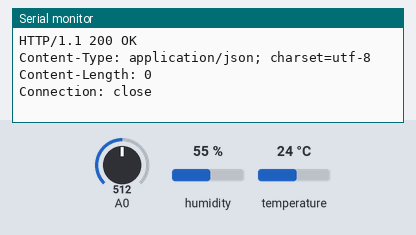
The sketch below on a simulated ESP8266 (NodeMCU). Parts: the last lines printed to the serial monitor. Inputs (shaded band) come from the test bench; at power-on: humidity 55 %, A0 = 512, temperature 24 °C. WiFi joins after 1.5 s; servers stay silent unless stated; uploads are accepted with an empty reply.

Above: at 2.7 s.
2.8 s: humidity set to 22 %
At 6.97 s:
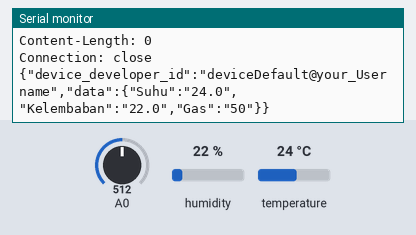
8.7 s: A0 set to 716
At 12.24 s:
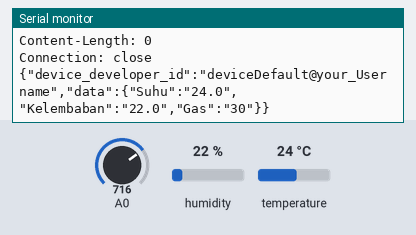
14.6 s: temperature set to 12 °C
At 17.52 s:
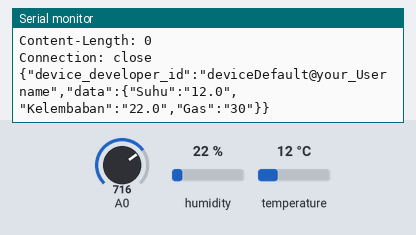
20.5 s: A0 set to 900
At 22.79 s:
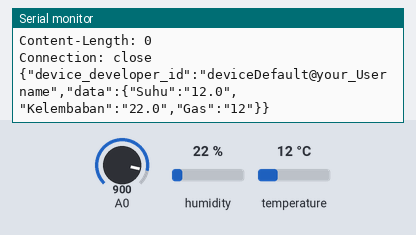
26.4 s: humidity set to 40 %
At 28.07 s:
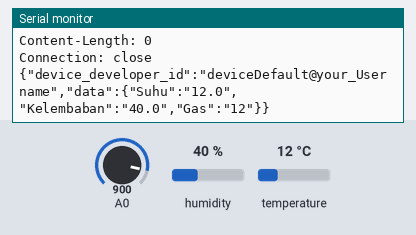
Timing chart, 0 to 29.6 s (numbered marks = the images above; inputs shaded):
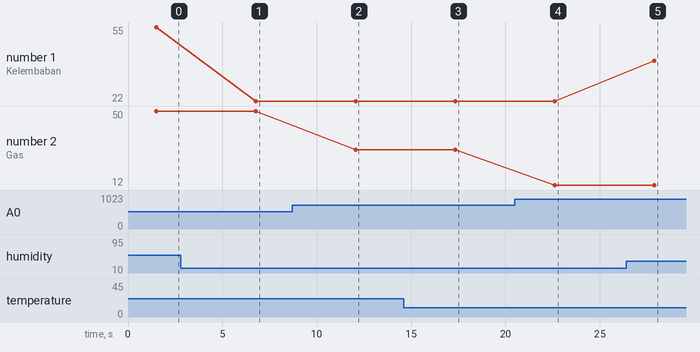

The sketch:

UnoWiFi_Favoriot.ino
```cpp
#include <SPI.h>
#include <ESP8266WiFi.h>
#include <dht.h>
dht DHT;
#define DHT22_PIN 2

char ssid[] = "your_network_SSID";      // change it!
char pass[] = "your_network_password";  // change it!
const String yourDevice = "deviceDefault@your_Username"; // change it!
int status = WL_IDLE_STATUS;
char server[] = "api.favoriot.com";
WiFiClient client;

void setup() {
  Serial.begin(115200);
  pinMode(2,INPUT);
  WiFi.disconnect();
  Serial.println("Mulai menghubungkan");
  WiFi.begin(ssid,pass);
  while((!(WiFi.status() == WL_CONNECTED))){
    delay(300);
    Serial.print("...");
  }
  Serial.println(WiFi.status());
  Serial.println("Terhubung");
  Serial.println("");
}

void loop() {
  int chk = DHT.read22(DHT22_PIN);
  String suhu = String(DHT.temperature, 1);
  String lembab = String(DHT.humidity, 1);
  String gas = String(map(analogRead(A0),0,1024,100,0));

  String json = "{\"device_developer_id\":\""+yourDevice+"\",\"data\":{\"Suhu\":\""+suhu+"\",\"Kelembaban\":\""+lembab+"\",\"Gas\":\""+gas+"\"}}";
  Serial.println(json);
  if (client.connect(server, 80)) {
    client.println("POST /v1/streams HTTP/1.1");
    client.println("Host: api.favoriot.com");
    client.println(F("apikey: your_API_key"));  // change it!
    client.println("Content-Type: application/json");
    client.println("cache-control: no-cache");
    client.print("Content-Length: ");
    int thisLength = json.length();
    client.println(thisLength);
    client.println("Connection: close");
    client.println();
    client.println(json);
  }

  while (client.available()) {
    char c = client.read();
    Serial.write(c);
  }

  if (!client.connected()) {
    client.stop();
  }

  delay(5000);
}
```

Measured:
- after the input at 2.8 s, the serial monitor: prints a new line after 4.0 s (image 1)
- after the input at 8.7 s, the serial monitor: prints a new line after 3.4 s (image 2)
- after the input at 14.6 s, the serial monitor: prints a new line after 2.7 s (image 3)
- after the input at 20.5 s, the serial monitor: prints a new line after 2.1 s (image 4)
- after the input at 26.4 s, the serial monitor: prints a new line after 1.5 s (image 5)
- plotted number 1: 55 → 22 after the input at 2.8 s, 22 → 40 after the input at 26.4 s
- plotted number 2: 50 → 30 after the input at 8.7 s
